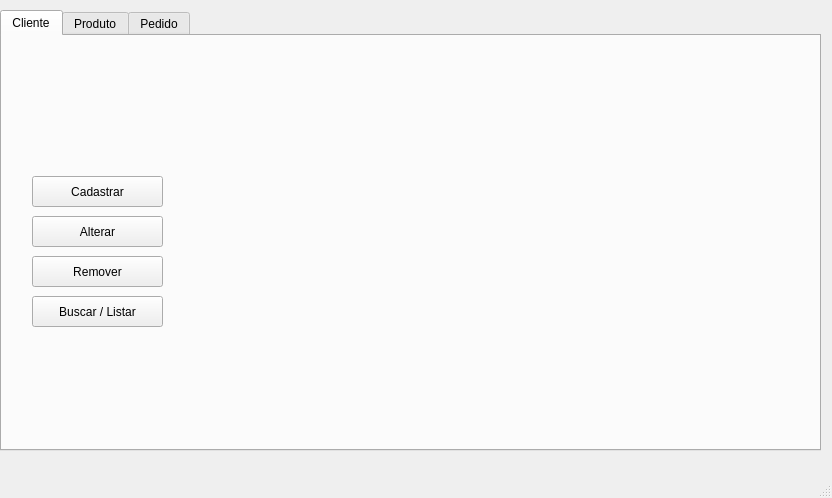
<?xml version="1.0" encoding="UTF-8"?>
<ui version="4.0">
 <class>MainWindow</class>
 <widget class="QMainWindow" name="MainWindow">
  <property name="geometry">
   <rect>
    <x>0</x>
    <y>0</y>
    <width>832</width>
    <height>498</height>
   </rect>
  </property>
  <property name="windowTitle">
   <string>Ludmilla Software</string>
  </property>
  <widget class="QWidget" name="centralwidget">
   <widget class="QTabWidget" name="maconha">
    <property name="geometry">
     <rect>
      <x>0</x>
      <y>10</y>
      <width>821</width>
      <height>441</height>
     </rect>
    </property>
    <property name="currentIndex">
     <number>0</number>
    </property>
    <widget class="QWidget" name="Cliente">
     <attribute name="title">
      <string>Cliente</string>
     </attribute>
     <widget class="QStackedWidget" name="stackedWidget">
      <property name="geometry">
       <rect>
        <x>210</x>
        <y>40</y>
        <width>551</width>
        <height>311</height>
       </rect>
      </property>
      <property name="currentIndex">
       <number>3</number>
      </property>
      <widget class="QWidget" name="page">
       <widget class="QLabel" name="label_6">
        <property name="geometry">
         <rect>
          <x>80</x>
          <y>0</y>
          <width>111</width>
          <height>16</height>
         </rect>
        </property>
        <property name="font">
         <font>
          <family>Times New Roman</family>
          <pointsize>14</pointsize>
         </font>
        </property>
        <property name="text">
         <string>Buscar / Listar</string>
        </property>
       </widget>
       <widget class="QPushButton" name="pushButton_Buscar">
        <property name="geometry">
         <rect>
          <x>20</x>
          <y>80</y>
          <width>111</width>
          <height>31</height>
         </rect>
        </property>
        <property name="text">
         <string>Buscar</string>
        </property>
       </widget>
       <widget class="QTextEdit" name="textEdit_saidaCliente">
        <property name="geometry">
         <rect>
          <x>320</x>
          <y>40</y>
          <width>221</width>
          <height>271</height>
         </rect>
        </property>
       </widget>
       <widget class="QLabel" name="label_8">
        <property name="geometry">
         <rect>
          <x>320</x>
          <y>20</y>
          <width>61</width>
          <height>16</height>
         </rect>
        </property>
        <property name="text">
         <string>Resultado:</string>
        </property>
       </widget>
       <widget class="QPushButton" name="pushButton_ListarCliente">
        <property name="geometry">
         <rect>
          <x>140</x>
          <y>80</y>
          <width>111</width>
          <height>31</height>
         </rect>
        </property>
        <property name="text">
         <string>Listar</string>
        </property>
       </widget>
       <widget class="QLineEdit" name="lineEdit_buscarId">
        <property name="geometry">
         <rect>
          <x>45</x>
          <y>43</y>
          <width>201</width>
          <height>22</height>
         </rect>
        </property>
       </widget>
       <widget class="QLabel" name="label_11">
        <property name="geometry">
         <rect>
          <x>23</x>
          <y>43</y>
          <width>16</width>
          <height>16</height>
         </rect>
        </property>
        <property name="text">
         <string>Id  </string>
        </property>
       </widget>
       <widget class="QPushButton" name="pushButton_BuscarLimpar">
        <property name="geometry">
         <rect>
          <x>80</x>
          <y>120</y>
          <width>111</width>
          <height>31</height>
         </rect>
        </property>
        <property name="text">
         <string>Limpar</string>
        </property>
       </widget>
      </widget>
      <widget class="QWidget" name="page_3">
       <widget class="QLabel" name="label_17">
        <property name="geometry">
         <rect>
          <x>240</x>
          <y>0</y>
          <width>71</width>
          <height>16</height>
         </rect>
        </property>
        <property name="font">
         <font>
          <family>Times New Roman</family>
          <pointsize>14</pointsize>
         </font>
        </property>
        <property name="text">
         <string>Remover</string>
        </property>
       </widget>
       <widget class="QPushButton" name="pushButton_removerB">
        <property name="geometry">
         <rect>
          <x>140</x>
          <y>80</y>
          <width>261</width>
          <height>31</height>
         </rect>
        </property>
        <property name="text">
         <string>Remover</string>
        </property>
       </widget>
       <widget class="QLabel" name="label_12">
        <property name="geometry">
         <rect>
          <x>143</x>
          <y>43</y>
          <width>21</width>
          <height>16</height>
         </rect>
        </property>
        <property name="font">
         <font>
          <pointsize>10</pointsize>
         </font>
        </property>
        <property name="text">
         <string>Id  </string>
        </property>
       </widget>
       <widget class="QLineEdit" name="lineEdit_removerId">
        <property name="geometry">
         <rect>
          <x>165</x>
          <y>43</y>
          <width>231</width>
          <height>22</height>
         </rect>
        </property>
        <property name="font">
         <font>
          <pointsize>10</pointsize>
         </font>
        </property>
       </widget>
      </widget>
      <widget class="QWidget" name="page_4">
       <widget class="QWidget" name="layoutWidget">
        <property name="geometry">
         <rect>
          <x>140</x>
          <y>40</y>
          <width>281</width>
          <height>211</height>
         </rect>
        </property>
        <layout class="QVBoxLayout" name="verticalLayout_4">
         <item>
          <layout class="QHBoxLayout" name="horizontalLayout_15">
           <item>
            <widget class="QLabel" name="label_19">
             <property name="text">
              <string>Id  </string>
             </property>
            </widget>
           </item>
           <item>
            <widget class="QLineEdit" name="lineEdit_alterarId"/>
           </item>
          </layout>
         </item>
         <item>
          <layout class="QHBoxLayout" name="horizontalLayout_16">
           <item>
            <widget class="QLabel" name="label_20">
             <property name="text">
              <string>Nome  </string>
             </property>
            </widget>
           </item>
           <item>
            <widget class="QLineEdit" name="lineEdit_alterarNome"/>
           </item>
          </layout>
         </item>
         <item>
          <layout class="QHBoxLayout" name="horizontalLayout_17">
           <item>
            <widget class="QLabel" name="label_21">
             <property name="text">
              <string>Endereço  </string>
             </property>
            </widget>
           </item>
           <item>
            <widget class="QLineEdit" name="lineEdit_alterarEndereco"/>
           </item>
          </layout>
         </item>
         <item>
          <layout class="QHBoxLayout" name="horizontalLayout_18">
           <item>
            <widget class="QLabel" name="label_22">
             <property name="text">
              <string>Telefone  </string>
             </property>
            </widget>
           </item>
           <item>
            <widget class="QLineEdit" name="lineEdit_alterarTelefone"/>
           </item>
          </layout>
         </item>
         <item>
          <layout class="QHBoxLayout" name="horizontalLayout_19">
           <item>
            <widget class="QLabel" name="label_23">
             <property name="text">
              <string>Cpf   </string>
             </property>
            </widget>
           </item>
           <item>
            <widget class="QLineEdit" name="lineEdit_alterarCpf"/>
           </item>
          </layout>
         </item>
        </layout>
       </widget>
       <widget class="QLabel" name="label_24">
        <property name="geometry">
         <rect>
          <x>250</x>
          <y>0</y>
          <width>61</width>
          <height>16</height>
         </rect>
        </property>
        <property name="font">
         <font>
          <family>Times New Roman</family>
          <pointsize>14</pointsize>
         </font>
        </property>
        <property name="text">
         <string>Alterar</string>
        </property>
       </widget>
       <widget class="QPushButton" name="pushButton_AlterarB">
        <property name="geometry">
         <rect>
          <x>140</x>
          <y>270</y>
          <width>281</width>
          <height>31</height>
         </rect>
        </property>
        <property name="text">
         <string>Alterar</string>
        </property>
       </widget>
      </widget>
      <widget class="QWidget" name="page_5">
       <widget class="QLabel" name="label_clientes">
        <property name="geometry">
         <rect>
          <x>50</x>
          <y>20</y>
          <width>391</width>
          <height>241</height>
         </rect>
        </property>
        <property name="text">
         <string/>
        </property>
        <property name="pixmap">
         <pixmap>Image/clientes.png</pixmap>
        </property>
        <property name="scaledContents">
         <bool>true</bool>
        </property>
       </widget>
      </widget>
      <widget class="QWidget" name="page_2">
       <widget class="QLabel" name="label_5">
        <property name="geometry">
         <rect>
          <x>230</x>
          <y>0</y>
          <width>81</width>
          <height>16</height>
         </rect>
        </property>
        <property name="font">
         <font>
          <family>Times New Roman</family>
          <pointsize>14</pointsize>
         </font>
        </property>
        <property name="text">
         <string>Cadastrar</string>
        </property>
       </widget>
       <widget class="QPushButton" name="pushButton_cadastrarCliente">
        <property name="geometry">
         <rect>
          <x>130</x>
          <y>240</y>
          <width>281</width>
          <height>31</height>
         </rect>
        </property>
        <property name="text">
         <string>Cadastrar</string>
        </property>
       </widget>
       <widget class="QWidget" name="layoutWidget">
        <property name="geometry">
         <rect>
          <x>130</x>
          <y>40</y>
          <width>281</width>
          <height>181</height>
         </rect>
        </property>
        <layout class="QVBoxLayout" name="verticalLayout">
         <item>
          <layout class="QHBoxLayout" name="horizontalLayout_4">
           <item>
            <widget class="QLabel" name="label">
             <property name="text">
              <string>Nome  </string>
             </property>
            </widget>
           </item>
           <item>
            <widget class="QLineEdit" name="lineEdit_cadastroNome"/>
           </item>
          </layout>
         </item>
         <item>
          <layout class="QHBoxLayout" name="horizontalLayout_3">
           <item>
            <widget class="QLabel" name="label_2">
             <property name="text">
              <string>Endereço  </string>
             </property>
            </widget>
           </item>
           <item>
            <widget class="QLineEdit" name="lineEdit_cadastroEndereco"/>
           </item>
          </layout>
         </item>
         <item>
          <layout class="QHBoxLayout" name="horizontalLayout_2">
           <item>
            <widget class="QLabel" name="label_3">
             <property name="text">
              <string>Telefone  </string>
             </property>
            </widget>
           </item>
           <item>
            <widget class="QLineEdit" name="lineEdit_cadastroTelefone"/>
           </item>
          </layout>
         </item>
         <item>
          <layout class="QHBoxLayout" name="horizontalLayout">
           <item>
            <widget class="QLabel" name="label_4">
             <property name="text">
              <string>Cpf   </string>
             </property>
            </widget>
           </item>
           <item>
            <widget class="QLineEdit" name="lineEdit_cadastroCpf"/>
           </item>
          </layout>
         </item>
        </layout>
       </widget>
      </widget>
     </widget>
     <widget class="QPushButton" name="pushButton_InserirCliente">
      <property name="geometry">
       <rect>
        <x>30</x>
        <y>140</y>
        <width>131</width>
        <height>31</height>
       </rect>
      </property>
      <property name="text">
       <string>Cadastrar</string>
      </property>
     </widget>
     <widget class="QPushButton" name="pushButton_AlterarCliente">
      <property name="geometry">
       <rect>
        <x>30</x>
        <y>180</y>
        <width>131</width>
        <height>31</height>
       </rect>
      </property>
      <property name="text">
       <string>Alterar</string>
      </property>
     </widget>
     <widget class="QPushButton" name="pushButton_RemoverCliente">
      <property name="geometry">
       <rect>
        <x>30</x>
        <y>220</y>
        <width>131</width>
        <height>31</height>
       </rect>
      </property>
      <property name="text">
       <string>Remover</string>
      </property>
     </widget>
     <widget class="QPushButton" name="pushButton_ConsultarCliente">
      <property name="geometry">
       <rect>
        <x>30</x>
        <y>260</y>
        <width>131</width>
        <height>31</height>
       </rect>
      </property>
      <property name="text">
       <string>Buscar / Listar</string>
      </property>
     </widget>
     <widget class="QLabel" name="label_39">
      <property name="geometry">
       <rect>
        <x>30</x>
        <y>20</y>
        <width>131</width>
        <height>81</height>
       </rect>
      </property>
      <property name="text">
       <string/>
      </property>
      <property name="pixmap">
       <pixmap>Image/Ludmila Software.png</pixmap>
      </property>
      <property name="scaledContents">
       <bool>true</bool>
      </property>
     </widget>
    </widget>
    <widget class="QWidget" name="Produto">
     <attribute name="title">
      <string>Produto</string>
     </attribute>
     <widget class="QPushButton" name="pushButton_RemoverProduto">
      <property name="geometry">
       <rect>
        <x>30</x>
        <y>220</y>
        <width>131</width>
        <height>31</height>
       </rect>
      </property>
      <property name="text">
       <string>Remover</string>
      </property>
     </widget>
     <widget class="QPushButton" name="pushButton_ConsultarProduto">
      <property name="geometry">
       <rect>
        <x>30</x>
        <y>260</y>
        <width>131</width>
        <height>31</height>
       </rect>
      </property>
      <property name="text">
       <string>Buscar / Listar</string>
      </property>
     </widget>
     <widget class="QPushButton" name="pushButton_AlterarProduto">
      <property name="geometry">
       <rect>
        <x>30</x>
        <y>180</y>
        <width>131</width>
        <height>31</height>
       </rect>
      </property>
      <property name="text">
       <string>Alterar</string>
      </property>
     </widget>
     <widget class="QPushButton" name="pushButton_InserirProduto">
      <property name="geometry">
       <rect>
        <x>30</x>
        <y>140</y>
        <width>131</width>
        <height>31</height>
       </rect>
      </property>
      <property name="text">
       <string>Cadastrar</string>
      </property>
     </widget>
     <widget class="QStackedWidget" name="stackedWidget_2">
      <property name="geometry">
       <rect>
        <x>210</x>
        <y>40</y>
        <width>561</width>
        <height>311</height>
       </rect>
      </property>
      <property name="currentIndex">
       <number>3</number>
      </property>
      <widget class="QWidget" name="page_11">
       <widget class="QLabel" name="label_33">
        <property name="geometry">
         <rect>
          <x>80</x>
          <y>0</y>
          <width>111</width>
          <height>16</height>
         </rect>
        </property>
        <property name="font">
         <font>
          <family>Times New Roman</family>
          <pointsize>14</pointsize>
         </font>
        </property>
        <property name="text">
         <string>Buscar / Listar</string>
        </property>
       </widget>
       <widget class="QPushButton" name="pushButton_BuscarProduto">
        <property name="geometry">
         <rect>
          <x>20</x>
          <y>80</y>
          <width>111</width>
          <height>31</height>
         </rect>
        </property>
        <property name="text">
         <string>Buscar</string>
        </property>
       </widget>
       <widget class="QTextEdit" name="textEdit_saidaProduto">
        <property name="geometry">
         <rect>
          <x>320</x>
          <y>40</y>
          <width>221</width>
          <height>271</height>
         </rect>
        </property>
       </widget>
       <widget class="QLabel" name="label_34">
        <property name="geometry">
         <rect>
          <x>320</x>
          <y>20</y>
          <width>61</width>
          <height>16</height>
         </rect>
        </property>
        <property name="text">
         <string>Resultado:</string>
        </property>
       </widget>
       <widget class="QPushButton" name="pushButton_ListarProduto">
        <property name="geometry">
         <rect>
          <x>140</x>
          <y>80</y>
          <width>111</width>
          <height>31</height>
         </rect>
        </property>
        <property name="text">
         <string>Listar</string>
        </property>
       </widget>
       <widget class="QLineEdit" name="lineEdit_buscarCodigo">
        <property name="geometry">
         <rect>
          <x>45</x>
          <y>43</y>
          <width>201</width>
          <height>22</height>
         </rect>
        </property>
       </widget>
       <widget class="QLabel" name="label_35">
        <property name="geometry">
         <rect>
          <x>23</x>
          <y>43</y>
          <width>16</width>
          <height>16</height>
         </rect>
        </property>
        <property name="text">
         <string>Id  </string>
        </property>
       </widget>
       <widget class="QPushButton" name="pushButton_limparProduto">
        <property name="geometry">
         <rect>
          <x>80</x>
          <y>120</y>
          <width>111</width>
          <height>31</height>
         </rect>
        </property>
        <property name="text">
         <string>Limpar</string>
        </property>
       </widget>
      </widget>
      <widget class="QWidget" name="page_12">
       <widget class="QLabel" name="label_36">
        <property name="geometry">
         <rect>
          <x>240</x>
          <y>0</y>
          <width>71</width>
          <height>16</height>
         </rect>
        </property>
        <property name="font">
         <font>
          <family>Times New Roman</family>
          <pointsize>14</pointsize>
         </font>
        </property>
        <property name="text">
         <string>Remover</string>
        </property>
       </widget>
       <widget class="QPushButton" name="pushButton_removerB_3">
        <property name="geometry">
         <rect>
          <x>140</x>
          <y>80</y>
          <width>261</width>
          <height>31</height>
         </rect>
        </property>
        <property name="text">
         <string>Remover</string>
        </property>
       </widget>
       <widget class="QLabel" name="label_37">
        <property name="geometry">
         <rect>
          <x>143</x>
          <y>43</y>
          <width>21</width>
          <height>16</height>
         </rect>
        </property>
        <property name="font">
         <font>
          <pointsize>10</pointsize>
         </font>
        </property>
        <property name="text">
         <string>Id  </string>
        </property>
       </widget>
       <widget class="QLineEdit" name="lineEdit_removerCodigo">
        <property name="geometry">
         <rect>
          <x>165</x>
          <y>43</y>
          <width>231</width>
          <height>22</height>
         </rect>
        </property>
        <property name="font">
         <font>
          <pointsize>10</pointsize>
         </font>
        </property>
       </widget>
      </widget>
      <widget class="QWidget" name="page_13">
       <widget class="QLabel" name="label_43">
        <property name="geometry">
         <rect>
          <x>250</x>
          <y>0</y>
          <width>61</width>
          <height>16</height>
         </rect>
        </property>
        <property name="font">
         <font>
          <family>Times New Roman</family>
          <pointsize>14</pointsize>
         </font>
        </property>
        <property name="text">
         <string>Alterar</string>
        </property>
       </widget>
       <widget class="QPushButton" name="pushButton_AlterarProduto_2">
        <property name="geometry">
         <rect>
          <x>130</x>
          <y>230</y>
          <width>281</width>
          <height>31</height>
         </rect>
        </property>
        <property name="text">
         <string>Alterar</string>
        </property>
       </widget>
       <widget class="QWidget" name="layoutWidget_8">
        <property name="geometry">
         <rect>
          <x>90</x>
          <y>30</y>
          <width>361</width>
          <height>181</height>
         </rect>
        </property>
        <layout class="QVBoxLayout" name="verticalLayout_6">
         <item>
          <layout class="QHBoxLayout" name="horizontalLayout_25">
           <item>
            <widget class="QLabel" name="label_65">
             <property name="text">
              <string> Codigo  </string>
             </property>
            </widget>
           </item>
           <item>
            <widget class="QLineEdit" name="lineEdit_alterarCodigo"/>
           </item>
          </layout>
         </item>
         <item>
          <layout class="QHBoxLayout" name="horizontalLayout_26">
           <item>
            <widget class="QLabel" name="label_66">
             <property name="text">
              <string>Descrição  </string>
             </property>
            </widget>
           </item>
           <item>
            <widget class="QLineEdit" name="lineEdit_alterarDescricao"/>
           </item>
          </layout>
         </item>
         <item>
          <layout class="QHBoxLayout" name="horizontalLayout_27">
           <item>
            <widget class="QLabel" name="label_67">
             <property name="text">
              <string>Quantidade em Estoque  </string>
             </property>
            </widget>
           </item>
           <item>
            <widget class="QLineEdit" name="lineEdit_alterarEstoque"/>
           </item>
          </layout>
         </item>
         <item>
          <layout class="QHBoxLayout" name="horizontalLayout_28">
           <item>
            <widget class="QLabel" name="label_68">
             <property name="text">
              <string>Preço unitario  </string>
             </property>
            </widget>
           </item>
           <item>
            <widget class="QLineEdit" name="lineEdit_alterarPreco"/>
           </item>
          </layout>
         </item>
        </layout>
       </widget>
      </widget>
      <widget class="QWidget" name="page_14">
       <widget class="QLabel" name="label_produtos">
        <property name="geometry">
         <rect>
          <x>50</x>
          <y>20</y>
          <width>391</width>
          <height>241</height>
         </rect>
        </property>
        <property name="text">
         <string/>
        </property>
        <property name="pixmap">
         <pixmap>Image/produtos.png</pixmap>
        </property>
        <property name="scaledContents">
         <bool>true</bool>
        </property>
       </widget>
      </widget>
      <widget class="QWidget" name="page_15">
       <widget class="QLabel" name="label_44">
        <property name="geometry">
         <rect>
          <x>230</x>
          <y>0</y>
          <width>81</width>
          <height>16</height>
         </rect>
        </property>
        <property name="font">
         <font>
          <family>Times New Roman</family>
          <pointsize>14</pointsize>
         </font>
        </property>
        <property name="text">
         <string>Cadastrar</string>
        </property>
       </widget>
       <widget class="QPushButton" name="pushButton_cadastrarProduto">
        <property name="geometry">
         <rect>
          <x>130</x>
          <y>230</y>
          <width>281</width>
          <height>31</height>
         </rect>
        </property>
        <property name="text">
         <string>Cadastrar</string>
        </property>
       </widget>
       <widget class="QWidget" name="layoutWidget_5">
        <property name="geometry">
         <rect>
          <x>90</x>
          <y>30</y>
          <width>361</width>
          <height>181</height>
         </rect>
        </property>
        <layout class="QVBoxLayout" name="verticalLayout_3">
         <item>
          <layout class="QHBoxLayout" name="horizontalLayout_9">
           <item>
            <widget class="QLabel" name="label_45">
             <property name="text">
              <string> Codigo  </string>
             </property>
            </widget>
           </item>
           <item>
            <widget class="QLineEdit" name="lineEdit_cadastroCodigo"/>
           </item>
          </layout>
         </item>
         <item>
          <layout class="QHBoxLayout" name="horizontalLayout_10">
           <item>
            <widget class="QLabel" name="label_46">
             <property name="text">
              <string>Descrição  </string>
             </property>
            </widget>
           </item>
           <item>
            <widget class="QLineEdit" name="lineEdit_cadastroDescricao"/>
           </item>
          </layout>
         </item>
         <item>
          <layout class="QHBoxLayout" name="horizontalLayout_11">
           <item>
            <widget class="QLabel" name="label_47">
             <property name="text">
              <string>Quantidade em Estoque  </string>
             </property>
            </widget>
           </item>
           <item>
            <widget class="QLineEdit" name="lineEdit_cadastroEstoque"/>
           </item>
          </layout>
         </item>
         <item>
          <layout class="QHBoxLayout" name="horizontalLayout_12">
           <item>
            <widget class="QLabel" name="label_48">
             <property name="text">
              <string>Preço unitario  </string>
             </property>
            </widget>
           </item>
           <item>
            <widget class="QLineEdit" name="lineEdit_cadastroPreco"/>
           </item>
          </layout>
         </item>
        </layout>
       </widget>
      </widget>
     </widget>
     <widget class="QLabel" name="label_40">
      <property name="geometry">
       <rect>
        <x>30</x>
        <y>20</y>
        <width>131</width>
        <height>81</height>
       </rect>
      </property>
      <property name="text">
       <string/>
      </property>
      <property name="pixmap">
       <pixmap>Image/LudmilaSoftware.png</pixmap>
      </property>
      <property name="scaledContents">
       <bool>true</bool>
      </property>
     </widget>
    </widget>
    <widget class="QWidget" name="Pedido">
     <attribute name="title">
      <string>Pedido</string>
     </attribute>
     <widget class="QPushButton" name="pushButton_RemoverPedido">
      <property name="geometry">
       <rect>
        <x>30</x>
        <y>180</y>
        <width>131</width>
        <height>31</height>
       </rect>
      </property>
      <property name="text">
       <string>Remover Pedido</string>
      </property>
     </widget>
     <widget class="QPushButton" name="pushButton_ConsultarPedido">
      <property name="geometry">
       <rect>
        <x>30</x>
        <y>220</y>
        <width>131</width>
        <height>31</height>
       </rect>
      </property>
      <property name="text">
       <string>Consultar / Listar</string>
      </property>
     </widget>
     <widget class="QPushButton" name="pushButton_novoPedido">
      <property name="geometry">
       <rect>
        <x>30</x>
        <y>140</y>
        <width>131</width>
        <height>31</height>
       </rect>
      </property>
      <property name="text">
       <string>Novo Pedido</string>
      </property>
     </widget>
     <widget class="QLabel" name="label_41">
      <property name="geometry">
       <rect>
        <x>30</x>
        <y>20</y>
        <width>131</width>
        <height>81</height>
       </rect>
      </property>
      <property name="text">
       <string/>
      </property>
      <property name="pixmap">
       <pixmap>Image/Ludmila Software.png</pixmap>
      </property>
      <property name="scaledContents">
       <bool>true</bool>
      </property>
     </widget>
     <widget class="QStackedWidget" name="stackedWidget_3">
      <property name="geometry">
       <rect>
        <x>210</x>
        <y>40</y>
        <width>591</width>
        <height>311</height>
       </rect>
      </property>
      <property name="currentIndex">
       <number>2</number>
      </property>
      <widget class="QWidget" name="page_21">
       <widget class="QLabel" name="label_69">
        <property name="geometry">
         <rect>
          <x>60</x>
          <y>0</y>
          <width>111</width>
          <height>16</height>
         </rect>
        </property>
        <property name="font">
         <font>
          <family>Times New Roman</family>
          <pointsize>14</pointsize>
         </font>
        </property>
        <property name="text">
         <string>Buscar / Listar</string>
        </property>
       </widget>
       <widget class="QPushButton" name="pushButton_BuscarPedido">
        <property name="geometry">
         <rect>
          <x>0</x>
          <y>80</y>
          <width>111</width>
          <height>31</height>
         </rect>
        </property>
        <property name="text">
         <string>Buscar</string>
        </property>
       </widget>
       <widget class="QTextEdit" name="textEdit_saidaPedidoListar">
        <property name="geometry">
         <rect>
          <x>240</x>
          <y>40</y>
          <width>331</width>
          <height>271</height>
         </rect>
        </property>
       </widget>
       <widget class="QLabel" name="label_70">
        <property name="geometry">
         <rect>
          <x>240</x>
          <y>20</y>
          <width>61</width>
          <height>16</height>
         </rect>
        </property>
        <property name="text">
         <string>Resultado:</string>
        </property>
       </widget>
       <widget class="QPushButton" name="pushButton_ListarPedido">
        <property name="geometry">
         <rect>
          <x>120</x>
          <y>80</y>
          <width>111</width>
          <height>31</height>
         </rect>
        </property>
        <property name="text">
         <string>Listar</string>
        </property>
       </widget>
       <widget class="QLineEdit" name="lineEdit_buscarPedido">
        <property name="geometry">
         <rect>
          <x>25</x>
          <y>43</y>
          <width>201</width>
          <height>22</height>
         </rect>
        </property>
       </widget>
       <widget class="QLabel" name="label_71">
        <property name="geometry">
         <rect>
          <x>3</x>
          <y>43</y>
          <width>16</width>
          <height>16</height>
         </rect>
        </property>
        <property name="text">
         <string>Id  </string>
        </property>
       </widget>
       <widget class="QPushButton" name="pushButton_pedidoLimpar">
        <property name="geometry">
         <rect>
          <x>60</x>
          <y>120</y>
          <width>111</width>
          <height>31</height>
         </rect>
        </property>
        <property name="text">
         <string>Limpar</string>
        </property>
       </widget>
      </widget>
      <widget class="QWidget" name="page_22">
       <widget class="QLabel" name="label_72">
        <property name="geometry">
         <rect>
          <x>240</x>
          <y>0</y>
          <width>71</width>
          <height>16</height>
         </rect>
        </property>
        <property name="font">
         <font>
          <family>Times New Roman</family>
          <pointsize>14</pointsize>
         </font>
        </property>
        <property name="text">
         <string>Remover</string>
        </property>
       </widget>
       <widget class="QPushButton" name="pushButton_removerPedidoB">
        <property name="geometry">
         <rect>
          <x>140</x>
          <y>80</y>
          <width>261</width>
          <height>31</height>
         </rect>
        </property>
        <property name="text">
         <string>Remover</string>
        </property>
       </widget>
       <widget class="QLabel" name="label_73">
        <property name="geometry">
         <rect>
          <x>143</x>
          <y>43</y>
          <width>21</width>
          <height>16</height>
         </rect>
        </property>
        <property name="font">
         <font>
          <pointsize>10</pointsize>
         </font>
        </property>
        <property name="text">
         <string>Id  </string>
        </property>
       </widget>
       <widget class="QLineEdit" name="lineEdit_removerPedido">
        <property name="geometry">
         <rect>
          <x>165</x>
          <y>43</y>
          <width>231</width>
          <height>22</height>
         </rect>
        </property>
        <property name="font">
         <font>
          <pointsize>10</pointsize>
         </font>
        </property>
       </widget>
      </widget>
      <widget class="QWidget" name="page_24">
       <widget class="QLabel" name="label_pedidos">
        <property name="geometry">
         <rect>
          <x>50</x>
          <y>20</y>
          <width>391</width>
          <height>241</height>
         </rect>
        </property>
        <property name="text">
         <string/>
        </property>
        <property name="pixmap">
         <pixmap>Image/pedidos.png</pixmap>
        </property>
        <property name="scaledContents">
         <bool>true</bool>
        </property>
       </widget>
      </widget>
      <widget class="QWidget" name="page_25">
       <widget class="QTextEdit" name="textEdit_saidaPedido">
        <property name="geometry">
         <rect>
          <x>290</x>
          <y>30</y>
          <width>261</width>
          <height>261</height>
         </rect>
        </property>
       </widget>
       <widget class="QLabel" name="label_81">
        <property name="geometry">
         <rect>
          <x>290</x>
          <y>0</y>
          <width>61</width>
          <height>16</height>
         </rect>
        </property>
        <property name="font">
         <font>
          <pointsize>11</pointsize>
         </font>
        </property>
        <property name="text">
         <string>Pedido:</string>
        </property>
       </widget>
       <widget class="QPushButton" name="pushButton_pedidoGerar">
        <property name="geometry">
         <rect>
          <x>40</x>
          <y>160</y>
          <width>231</width>
          <height>31</height>
         </rect>
        </property>
        <property name="text">
         <string>Gerar Pedido</string>
        </property>
       </widget>
       <widget class="QLabel" name="label_82">
        <property name="geometry">
         <rect>
          <x>100</x>
          <y>0</y>
          <width>111</width>
          <height>16</height>
         </rect>
        </property>
        <property name="font">
         <font>
          <family>Times New Roman</family>
          <pointsize>14</pointsize>
         </font>
        </property>
        <property name="text">
         <string>Novo Pedido</string>
        </property>
       </widget>
       <widget class="QPushButton" name="pushButton_pedidoAdicionar">
        <property name="geometry">
         <rect>
          <x>40</x>
          <y>120</y>
          <width>111</width>
          <height>31</height>
         </rect>
        </property>
        <property name="text">
         <string>Adicionar Produto</string>
        </property>
       </widget>
       <widget class="QWidget" name="layoutWidget">
        <property name="geometry">
         <rect>
          <x>40</x>
          <y>43</y>
          <width>231</width>
          <height>61</height>
         </rect>
        </property>
        <layout class="QVBoxLayout" name="verticalLayout_10">
         <item>
          <layout class="QHBoxLayout" name="horizontalLayout_41">
           <item>
            <widget class="QLabel" name="label_83">
             <property name="font">
              <font>
               <pointsize>9</pointsize>
              </font>
             </property>
             <property name="text">
              <string>Id do Cliente:  </string>
             </property>
            </widget>
           </item>
           <item>
            <widget class="QLineEdit" name="lineEdit_pedidoIdCliente"/>
           </item>
          </layout>
         </item>
         <item>
          <layout class="QHBoxLayout" name="horizontalLayout_40">
           <item>
            <widget class="QLabel" name="label_84">
             <property name="font">
              <font>
               <pointsize>9</pointsize>
              </font>
             </property>
             <property name="text">
              <string>Data da compra:</string>
             </property>
            </widget>
           </item>
           <item>
            <widget class="QLineEdit" name="lineEdit_pedidoData">
             <property name="text">
              <string/>
             </property>
            </widget>
           </item>
          </layout>
         </item>
        </layout>
       </widget>
       <widget class="QPushButton" name="pushButton_pedidoRemoverProduto">
        <property name="geometry">
         <rect>
          <x>160</x>
          <y>120</y>
          <width>111</width>
          <height>31</height>
         </rect>
        </property>
        <property name="text">
         <string>Remover Produto</string>
        </property>
       </widget>
      </widget>
     </widget>
    </widget>
   </widget>
  </widget>
  <widget class="QMenuBar" name="menubar">
   <property name="geometry">
    <rect>
     <x>0</x>
     <y>0</y>
     <width>832</width>
     <height>20</height>
    </rect>
   </property>
  </widget>
  <widget class="QStatusBar" name="statusbar"/>
 </widget>
 <resources/>
 <connections/>
</ui>
